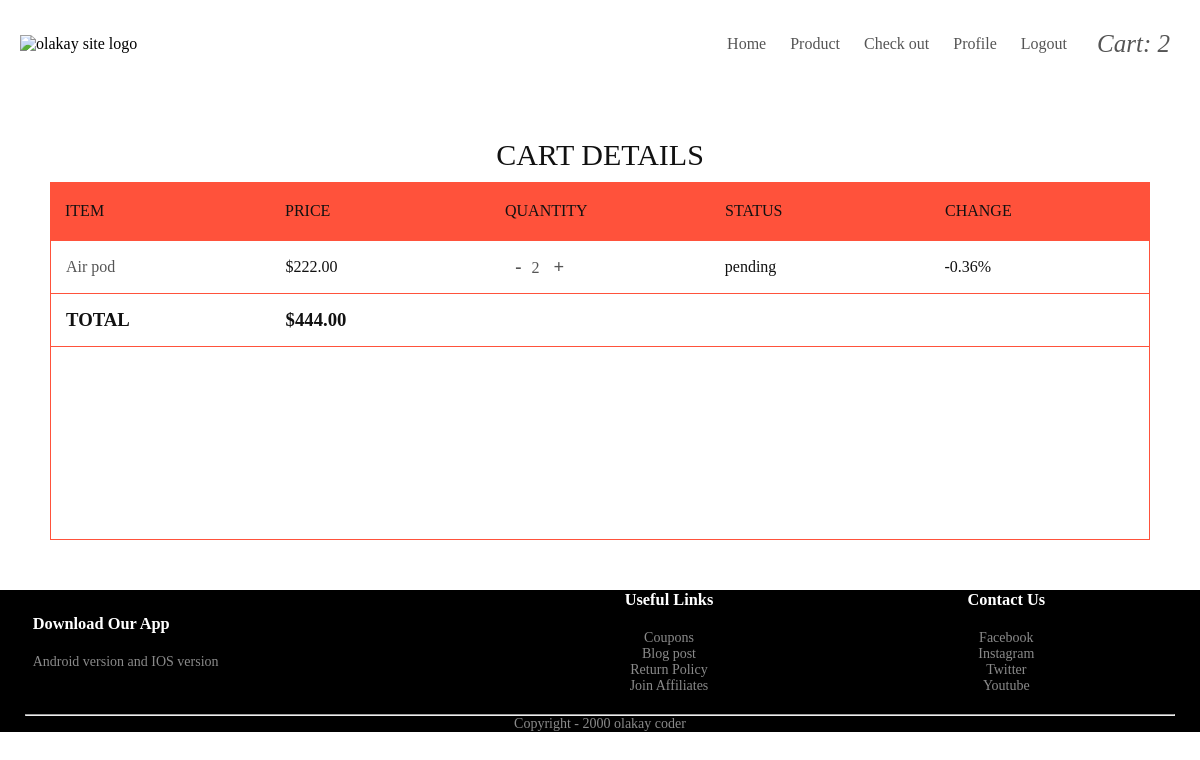
Page /cart-details/ (signed in) on the committed database.
### clients/models.py (models this page shows, shortened)
class OrderItem(models.Model):
    STATUS = (
        ('pending', 'pending'),
        ('delivered', 'delivered'),
        ('cancel', 'cancel')
    )
    item = models.ForeignKey(Items, on_delete=models.CASCADE)
    user_id = models.ForeignKey(User, on_delete=models.CASCADE)
    quantity = models.PositiveIntegerField(default=1)
    status = models.CharField(choices=STATUS, default='pending', max_length=10)
    def get_total_item_price(self):
        quantity = self.quantity
        price = self.item.price
        sum = quantity * price
        return sum

class Items(models.Model):
    category = models.ForeignKey(Category, on_delete=models.CASCADE)
    name = models.CharField(max_length=100)
    description = models.TextField( blank=True, null=True)
    image = models.ImageField(upload_to='images/')
    price = models.DecimalField( max_digits=100, decimal_places=2)
    created_at = models.DateTimeField(auto_now_add=True)

### clients/views.py (the view)
# urls.py: path('cart-details/', views.cart_detail, name='cart-details'),
def cart_detail(request):
    user = request.user
    items_in_cart = OrderItem.objects.filter(user_id=user, status="pending" )
    sum = 0
    for val in items_in_cart:
        sum += val.get_total_item_price()
    your_cart = OrderItem.objects.filter(user_id=request.user, status='pending')
    total_cart_item = your_cart.aggregate(Sum('quantity'))['quantity__sum']
    context = { 'items_in_cart' : items_in_cart , 'sum': sum , 'your_cart': total_cart_item}
    return render(request, 'clients/cart-details.html', context)

### clients/templates/clients/cart-details.html (shortened to what this page needs)
<!DOCTYPE html>
<html lang="en">
<head>
    {%load static%}
    <link rel="stylesheet" href="{% static 'css/cart-detail.css' %}">
    <link rel="stylesheet" href="{% static 'css/base.css' %}">
</head>
<body>
        {% include 'clients/navigation.html' %}
    <section>
        <h1>cart details</h1>
        <div class="tbl-header">
          <table cellpadding="0" cellspacing="0" border="0">
            <thead>
              <tr>
                <th>Item</th>
                <th>Price</th>
                <th>Quantity</th>
                <th>Status</th>
                <th>Change</th>
              </tr>
            </thead>
          </table>
        </div>
        <div class="tbl-content">
          <table cellpadding="0" cellspacing="0" border="0">
            <tbody>
                {% for item in items_in_cart %}
              <tr>
                <td><a href="{% url 'about-item' item.item.id %}">{{ item.item.name }} </a></td>
                <td>${{ item.item.price }}</td>
                <td><a href="{% url 'delete-from-cart' item.item.id %}"><h3 style="display: inline; margin-left: 10px; font-weight: 20px;">-</h3></a><p style="display: inline; margin-left: 10px; font-weight: 20px;">{{item.quantity}} </p><a href="{% url 'add-to-cart' item.item.id %}"><h3 style="display: inline; margin-left: 10px; font-weight: 20px;">+</h3></a></td>
                <td>{{ item.status }}</td>
                <td>-0.36%</td>
              </tr>
              {% endfor %}
              <tr>
                <td><h3>TOTAL</h3></td>
                <td><h3>${{ sum}}</h3></td>
                <td></td>
                <td></td>
                <td></td>
              </tr>
            </tbody>
          </table>
        </div>
      </section>
      {% include 'clients/footer.html' %}
</body>
</html>

### clients/static/css/cart-detail.css (style rules this page uses)
* { margin: 0; padding: 0; box-sizing: border-box; }
body { font-family: 'Poppings', 'sans-serif'; }
a { text-decoration: none; color: #555; }
h1 { font-size: 30px; color: #111; text-transform: uppercase; font-weight: 200; text-align: center; margin-bottom: 10px; }
table { width:100%; table-layout: fixed; }
.tbl-header { background-color: rgba(255,255,255,0.3); background-color: #ff523b; }
.tbl-content { height:300px; overflow-x:auto; margin-top: 0px; border: 1px solid rgba(255,255,255,0.3); border: 0.5px solid #ff523b; }
th { padding: 20px 15px; text-align: left; font-weight: 500; font-size: 16px; color: #111; text-transform: uppercase; }
td { padding: 15px; text-align: left; vertical-align:middle; font-weight: 300; font-size: 16px; color: #111; border-bottom: solid 1px rgba(255,255,255,0.1); border-bottom: 0.5px solid #ff523b; }
body { font-family: 'Roboto', sans-serif; }
section { margin: 50px; }

### clients/static/css/base.css (style rules this page uses)
* { margin: 0; padding: 0; box-sizing: border-box; }
body { font-family: 'Poppings', 'sans-serif'; }
a { text-decoration: none; color: #555; }
p { color: #555; }

### rows in the picture
OrderItem: item.name "Air pod", item.price "222.00", quantity "2", status "pending"

### other values in the picture
{{ your_cart }} "2"
{{ sum }} "444.00"
